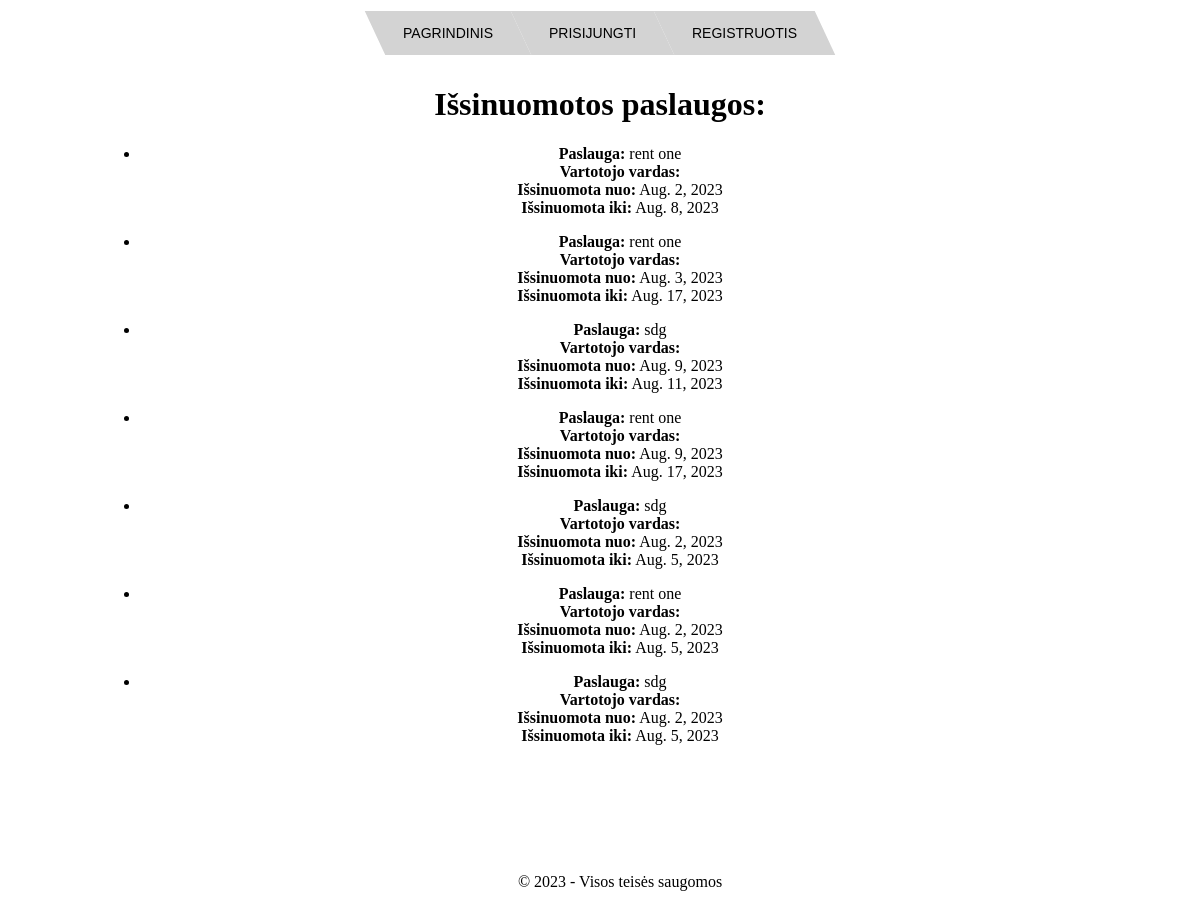
Before: /servicesApp/rented_services_log/ with the older database file.
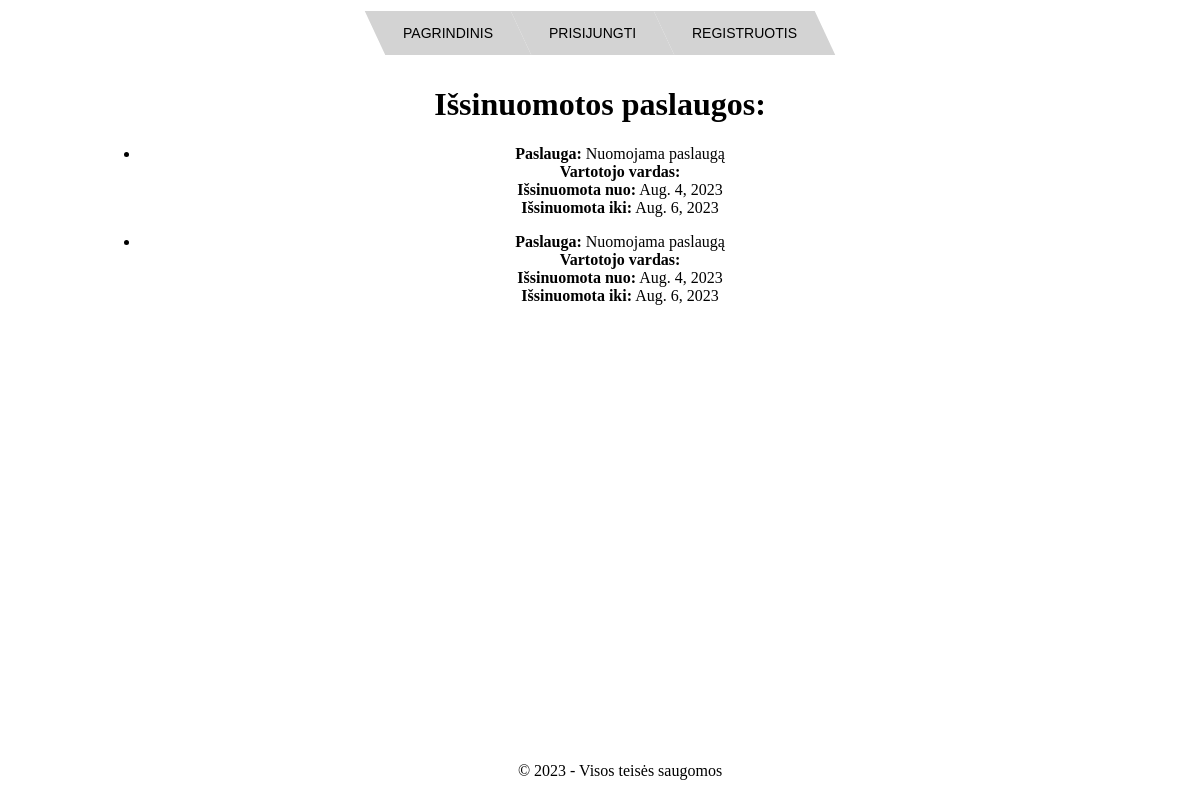
After: the same page with the newer database file.
### servicesApp/models.py (models this page shows, shortened)
class UserRentService(models.Model):
    service = models.ForeignKey(Service, on_delete=models.CASCADE)
    user_name = models.CharField(max_length=100)
    start_date = models.DateField()
    end_date = models.DateField()
    total_price = models.DecimalField(max_digits=10, decimal_places=2)
    returned = models.BooleanField(default=False)

class Service(models.Model):
    RENT = 'rent'
    SALE = 'sale'
    TYPE_CHOICES = [
        (RENT, 'Nuomojami'),
        (SALE, 'Parduodami'),
    ]
    name = models.CharField(max_length=100)
    description = models.TextField()
    price = models.DecimalField(max_digits=10, decimal_places=2)
    type = models.CharField(max_length=5, choices=TYPE_CHOICES, default=SALE)
    category = models.ForeignKey(Category, on_delete=models.CASCADE)
    stock = models.PositiveIntegerField(default=0)

### servicesApp/views.py (the view)
# urls.py: path('rented_services_log/', views.rented_services_log, name='rented_services_log'),
def rented_services_log(request):
    rented_services = UserRentService.objects.all()
    return render(request, 'servicesApp/rented_services_log.html', {'rented_services': rented_services})

### servicesApp/templates/servicesApp/rented_services_log.html
{% extends 'base.html' %}
{% block content %}
  <div class="rented_services_log">
    <h1>Išsinuomotos paslaugos:</h1>
    <ul>
      {% for rented_service in rented_services %}
      <li>
        <p>
          <strong>Paslauga:</strong> {{ rented_service.service.name }} <br>
          <strong>Vartotojo vardas:</strong> {{ rented_service.user_name }} <br>
          <strong>Išsinuomota nuo:</strong> {{ rented_service.start_date }} <br>
          <strong>Išsinuomota iki:</strong> {{ rented_service.end_date }}
        </p>
      </li>
      {% empty %}
      <li>Nėra išsinuomotų paslaugų.</li>
      {% endfor %}
    </ul>
  </div>
{% endblock %}

Changed rows visible on the page:
removed UserRentService: service.name "rent one", start_date "Aug. 2, 2023", end_date "Aug. 8, 2023"
removed UserRentService: service.name "rent one", start_date "Aug. 3, 2023", end_date "Aug. 17, 2023"
removed UserRentService: service.name "sdg", start_date "Aug. 9, 2023", end_date "Aug. 11, 2023"
removed UserRentService: service.name "rent one", start_date "Aug. 9, 2023", end_date "Aug. 17, 2023"
removed UserRentService: service.name "sdg", start_date "Aug. 2, 2023", end_date "Aug. 5, 2023"
removed UserRentService: service.name "rent one", start_date "Aug. 2, 2023", end_date "Aug. 5, 2023"
removed UserRentService: service.name "sdg", start_date "Aug. 2, 2023", end_date "Aug. 5, 2023"
added UserRentService: service.name "Nuomojama paslaugą", start_date "Aug. 4, 2023", end_date "Aug. 6, 2023"
added UserRentService: service.name "Nuomojama paslaugą", start_date "Aug. 4, 2023", end_date "Aug. 6, 2023"
